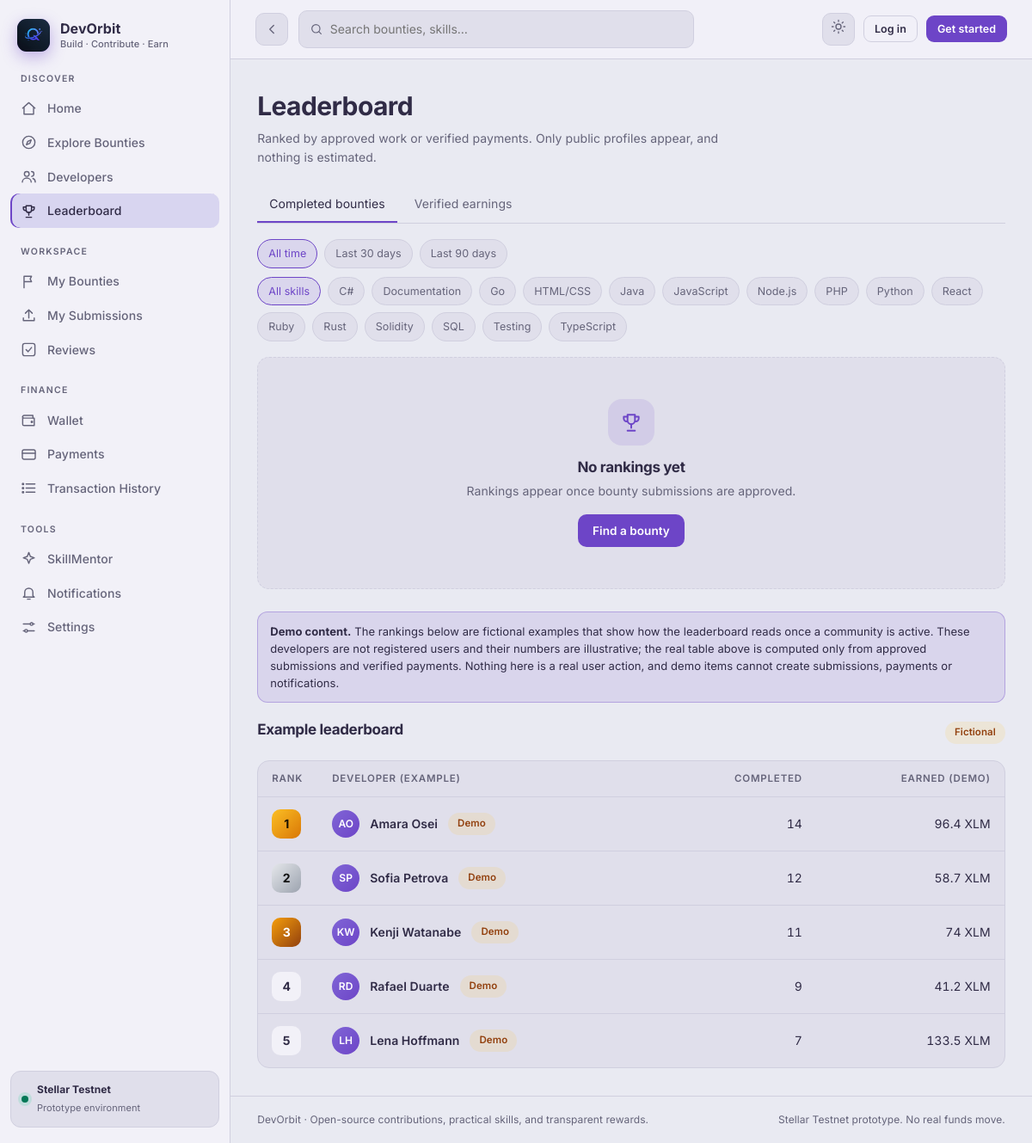
/leaderboard/index.php, run on the app's committed database.
### tables this page shows
CREATE TABLE skills (
 id BIGINT UNSIGNED AUTO_INCREMENT PRIMARY KEY,
 name VARCHAR(100) NOT NULL UNIQUE,
 category VARCHAR(100) NULL,
 created_at TIMESTAMP NOT NULL DEFAULT CURRENT_TIMESTAMP
);

### includes/bootstrap.php (called while the page is built, shortened)
<?php
$config = require __DIR__ . '/../config.php';
function db(): PDO {
  static $pdo = null;
  global $config;
  if ($pdo instanceof PDO) return $pdo;
  $dsn = 'mysql:host='.$config['db_host'].';port='.$config['db_port'].';dbname='.$config['db_name'].';charset=utf8mb4';
  $pdo = new PDO($dsn, $config['db_user'], $config['db_password'], [PDO::ATTR_ERRMODE=>PDO::ERRMODE_EXCEPTION, PDO::ATTR_DEFAULT_FETCH_MODE=>PDO::FETCH_ASSOC, PDO::ATTR_EMULATE_PREPARES=>false]);
  return $pdo;
}
function e(?string $value): string { return htmlspecialchars($value ?? '', ENT_QUOTES | ENT_SUBSTITUTE, 'UTF-8'); }
function xlm($v): string {
  $s = number_format((float)$v, 7, '.', ',');
  return rtrim(rtrim($s, '0'), '.');
}
require_once __DIR__ . "/ui.php";

### leaderboard/index.php (the view, shortened to what this page needs)
<?php
require __DIR__.'/../includes/bootstrap.php';
require_once __DIR__.'/../includes/demo-data.php';
$metric = (($_GET['metric'] ?? '') === 'earned') ? 'earned' : 'completed';
$win = in_array($_GET['window'] ?? '', ['30','90'], true) ? (int)$_GET['window'] : 0;
$skillF = (isset($_GET['skill']) && ctype_digit((string)$_GET['skill'])) ? (int)$_GET['skill'] : 0;
$hasProf = ob_table_exists('user_profiles'); $rows = []; $skills = [];
try {
  $on = "s.contributor_id=u.id AND s.status='approved'"; $args = [];
  $bon = 'b.id=s.bounty_id'; if ($skillF) { $bon .= ' AND b.skill_id=?'; $args[] = $skillF; }
  $pub = $hasProf ? '(up.is_public IS NULL OR up.is_public=1)' : '1=1';
  $order = $metric === 'earned' ? 'earned DESC, completed DESC' : 'completed DESC, earned DESC';
  $sql = "SELECT u.id,u.full_name,COUNT(DISTINCT s.id) completed,COALESCE(SUM(p.amount_xlm),0) earned FROM users u ".($hasProf ? 'LEFT JOIN user_profiles up ON up.user_id=u.id ' : '')."JOIN submissions s ON $on JOIN bounties b ON $bon LEFT JOIN payments p ON p.submission_id=s.id AND p.status='verified' WHERE $pub GROUP BY u.id,u.full_name HAVING ".($metric === 'earned' ? 'earned>0' : 'completed>0')." ORDER BY $order, u.full_name LIMIT 50";
  $q = db()->prepare($sql); $q->execute($args); $rows = $q->fetchAll();
  $skills = db()->query('SELECT id,name FROM skills ORDER BY name LIMIT 40')->fetchAll();
} catch (Throwable $e) { error_log($e->getMessage()); }
$link = function (array $o) use ($metric, $win, $skillF) { $p = array_filter(array_merge(['metric'=>$metric === 'completed' ? '' : $metric,'window'=>$win ?: '','skill'=>$skillF ?: ''], $o), fn($v) => $v !== '' && $v !== null); return '?'.http_build_query($p); };
$pageTitle = 'Leaderboard'; require __DIR__.'/../includes/header.php';
echo ob_page_head('Leaderboard', 'Ranked by approved work or verified payments. Only public profiles appear, and nothing is estimated.');
?>
<nav class="ob-tabs"><a class="<?= $metric==='completed'?'on':'' ?>" href="<?= e($link(['metric'=>''])) ?>">Completed bounties</a><a class="<?= $metric==='earned'?'on':'' ?>" href="<?= e($link(['metric'=>'earned'])) ?>">Verified earnings</a></nav>
<div class="ob-chips" style="margin-bottom:10px"><a class="ob-chip<?= !$win?' on':'' ?>" href="<?= e($link(['window'=>''])) ?>">All time</a><a class="ob-chip<?= $win===30?' on':'' ?>" href="<?= e($link(['window'=>'30'])) ?>">Last 30 days</a><a class="ob-chip<?= $win===90?' on':'' ?>" href="<?= e($link(['window'=>'90'])) ?>">Last 90 days</a></div>
<?php if ($skills): ?><div class="ob-chips" style="margin-bottom:18px"><a class="ob-chip<?= !$skillF?' on':'' ?>" href="<?= e($link(['skill'=>''])) ?>">All skills</a><?php foreach ($skills as $sk): ?><a class="ob-chip<?= $skillF===(int)$sk['id']?' on':'' ?>" href="<?= e($link(['skill'=>(int)$sk['id']])) ?>"><?= e($sk['name']) ?></a><?php endforeach; ?></div><?php endif; ?>
<?php if (!$rows): ?><?= ob_empty('trophy', 'No rankings yet', $metric === 'earned' ? 'Rankings appear after payments are recorded and verified.' : 'Rankings appear once bounty submissions are approved.', '<a class="ob-btn" href="/OpenBounty/bounties/">Find a bounty</a>') ?>
<?php endif; ?>
<section style="margin-top:26px" aria-label="Example leaderboard">
<?= demo_notice('The rankings below are fictional examples that show how the leaderboard reads once a community is active. These developers are not registered users and their numbers are illustrative; the real table above is computed only from approved submissions and verified payments.') ?>
<div class="ob-card-h"><h3>Example leaderboard</h3><span class="ob-badge amber">Fictional</span></div>
<div class="ob-card flush"><div class="ob-tw"><table class="ob-table"><thead><tr><th style="width:70px">Rank</th><th>Developer (example)</th><th class="num">Completed</th><th class="num">Earned (demo)</th></tr></thead><tbody>
<?php $demoRows = demo_developers(); uasort($demoRows, fn($a, $b) => $b['completed'] <=> $a['completed']); $rank = 0; foreach ($demoRows as $dk => $r): $rank++; ?>
<tr><td><span class="ob-rank <?= $rank <= 3 ? 'r'.$rank : '' ?>"><?= $rank ?></span></td><td><div style="display:flex;gap:12px;align-items:center"><span class="ob-avatar"><?= e(ob_initials($r['name'])) ?></span><a class="t" href="/OpenBounty/developers/demo-profile.php?id=<?= e($dk) ?>"><?= e($r['name']) ?></a><span class="ob-badge amber">Demo</span></div></td><td class="num"><?= (int)$r['completed'] ?></td><td class="num"><?= e(xlm($r['earned_xlm'])) ?> XLM</td></tr>
<?php endforeach; ?></tbody></table></div></div>
</section>
<?php require __DIR__.'/../includes/footer.php'; ?>

### assets/backend.css (style rules this page uses)
:root { color-scheme:dark;--bg:#0b1220;--sidebar:#111c2e;--panel:#111c2e;--panel2:#17253b;--line:#263750;--text:#edf3ff;--muted:#9baecc;--blue:#6f9cff;--blue2:#315fbb;--blue-soft:#1b3155;--green:#5bd6a2;--green-soft:#173b36;--amber:#f4c66b;--amber-soft:#40351f;--danger:#ff8d9a;--shadow:0 10px 28px rgba(0,0,0,.18) }
body[data-theme="light"] { color-scheme:light;--bg:#f5f1ef;--sidebar:#fbf9f8;--panel:#fffdfc;--panel2:#eee7e4;--line:#e7dcd8;--text:#292321;--muted:#82736f;--blue:#7c292b;--blue2:#5f1718;--blue-soft:#f5e8e7;--green:#16785e;--green-soft:#e2f3ec;--amber:#94600b;--amber-soft:#fff1d8;--danger:#a72b38;--shadow:0 8px 24px rgba(68,35,32,.07) }
* { box-sizing:border-box }
html { min-height:100%;background:var(--bg) }
body { margin:0;background:var(--bg);color:var(--text);font:14px/1.55 'DM Sans',system-ui,sans-serif }
h1,h2,h3,h4,.brand { font-family:Manrope,'DM Sans',sans-serif }
h3 { font-size:17px;margin:0 0 8px }
a { color:var(--blue);text-decoration:none }
button,a { cursor:pointer }
:root { --bg:#080f1d;--sidebar:#0b1425;--panel:#101c30;--panel2:#15243a;--line:#233651;--text:#edf4ff;--muted:#93a7c4;--blue:#83adff;--blue2:#4c80e8;--blue-soft:#172b4a;--green:#63d9b0;--green-soft:#12372f;--shadow:0 16px 40px rgba(0,0,0,.16) }
body[data-theme="light"] { --bg:#f4f7fc;--sidebar:#fff;--panel:#fff;--panel2:#edf3fb;--line:#dce5f1;--text:#172b46;--muted:#6c7f99;--blue:#285db2;--blue2:#1c478f;--blue-soft:#e8f0fc;--green:#16845b;--green-soft:#e7f6ef;--shadow:0 14px 36px rgba(24,51,89,.07) }
body { letter-spacing:.005em }

### data on the page
skills: name "C#"
skills: name "Documentation"
skills: name "Go"
skills: name "HTML/CSS"
skills: name "Java"
skills: name "JavaScript"
skills: name "Node.js"
skills: name "PHP"
skills: name "Python"
skills: name "React"
skills: name "Ruby"
skills: name "Rust"
skills: name "Solidity"
skills: name "SQL"
skills: name "Testing"
skills: name "TypeScript"

### other printed values
$ob_label "DISCOVER"
$ob_text "Home"
$ob_text "Explore Bounties"
$ob_text "Developers"
$ob_text "Leaderboard"
$ob_label "WORKSPACE"
$ob_text "My Bounties"
$ob_text "My Submissions"
$ob_text "Reviews"
$ob_label "FINANCE"
$ob_text "Wallet"
$ob_text "Payments"
$ob_text "Transaction History"
$ob_label "TOOLS"
$ob_text "SkillMentor"
